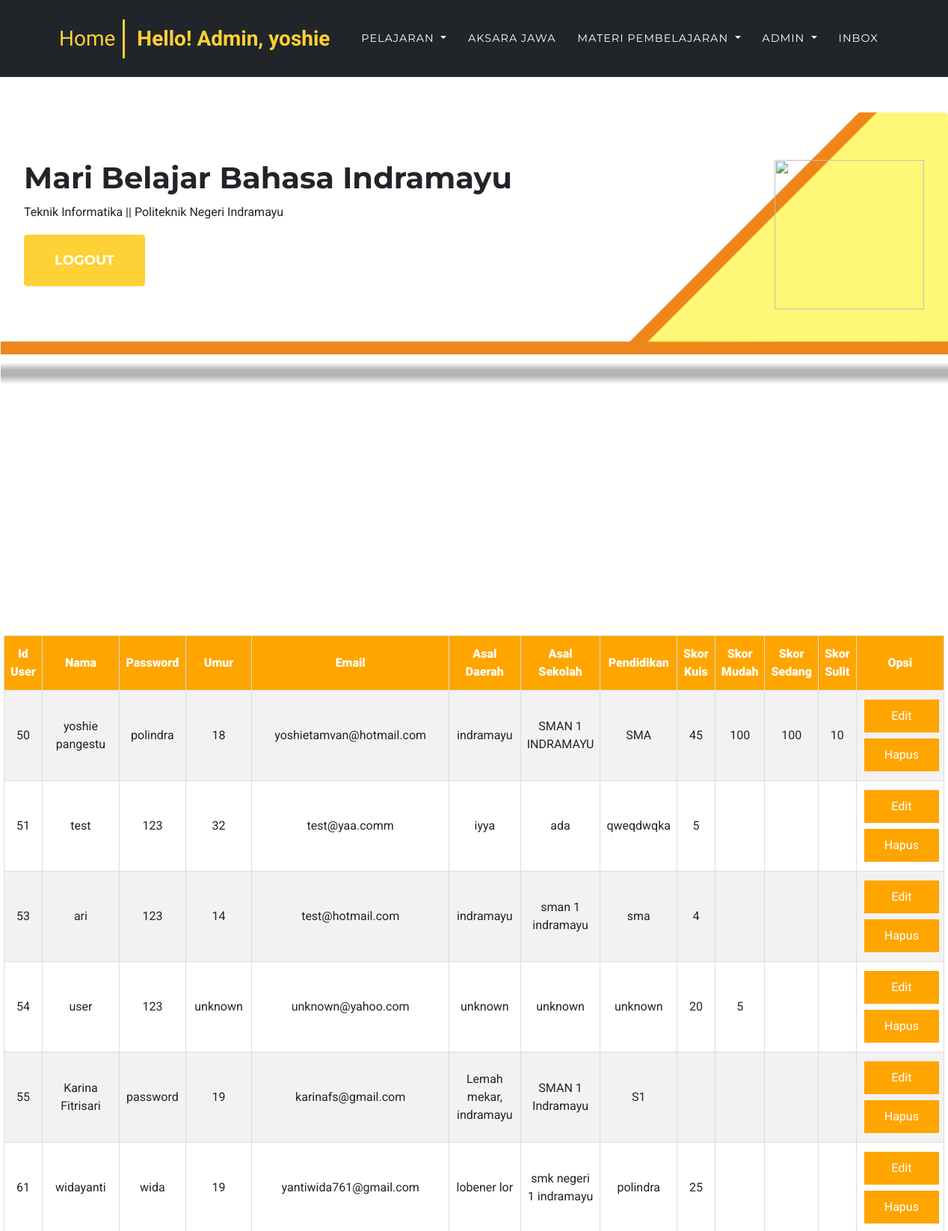
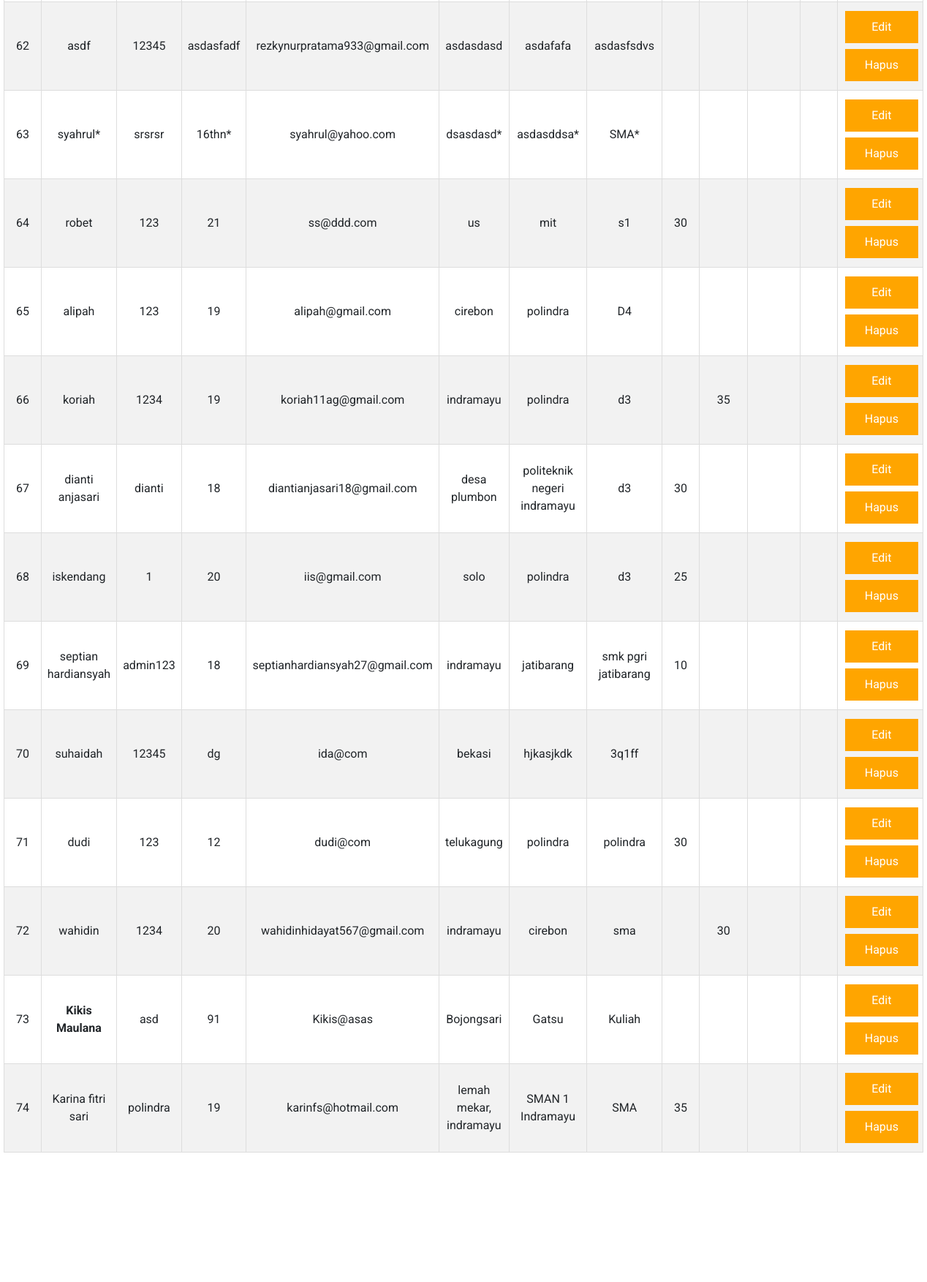
The app's page /index.php?page=data_user (signed in, upper part) with its own data (2 pictures, top to bottom).
### tables this page shows
CREATE TABLE `user` (
  `Id_User` int(11) NOT NULL,
  `User_Name` varchar(20) NOT NULL,
  `Password` varchar(30) NOT NULL,
  `umur` varchar(10) DEFAULT NULL,
  `Email` varchar(50) DEFAULT NULL,
  `Asal_Daerah` varchar(50) DEFAULT NULL,
  `Asal_Sekolah` varchar(50) DEFAULT NULL,
  `Pendidikan` varchar(30) DEFAULT NULL,
  `status` enum('on','off') NOT NULL,
  `score` varchar(10) DEFAULT NULL,
  `score_lat_mudah` varchar(10) NOT NULL,
  `score_lat_sedang` varchar(10) NOT NULL,
  `score_lat_sulit` varchar(10) NOT NULL
);

### admin/data/data_user.php (the view, shortened to what this page needs)
<div style="height: auto;" align="center">
  <table id="customers" border="1" width="80%" style="margin-top: 300px; margin-bottom: 300px;">
    <tr style="text-align: center;">
      <th><b>Id User</b></th>
      <th><b>Nama</b></th>
      <th><b>Password</b></th>
      <th><b>Umur</b></th>
      <th><b>Email</b></th>
      <th><b>Asal Daerah</b></th>
      <th><b>Asal Sekolah</b></th>
      <th><b>Pendidikan</b></th>
      <th><b>Skor Kuis</b></th>
      <th><b>Skor Mudah</b></th>
      <th><b>Skor Sedang</b></th>
      <th><b>Skor Sulit</b></th>
      <th><b>Opsi</b></th>
    </tr>
    <?php
    $select=mysqli_query($koneksi, "SELECT * FROM user order by Id_User asc");
    while($isi = mysqli_fetch_array($select)){
    ?>
    <tr style="text-align: center;">
      <td><?php echo $isi['Id_User'] ?></td>
      <td><?php echo $isi['User_Name'] ?></td>
      <td><?php echo $isi['Password'] ?></td>
      <td><?php echo $isi['umur'] ?></td>
      <td><?php echo $isi['Email'] ?></td>
      <td><?php echo $isi['Asal_Daerah'] ?></td>
      <td><?php echo $isi['Asal_Sekolah'] ?></td>
      <td><?php echo $isi['Pendidikan'] ?></td>
      <td><?php echo $isi['score'] ?></td>
      <td><?php echo $isi['score_lat_mudah'] ?></td>
      <td><?php echo $isi['score_lat_sedang'] ?></td>
      <td><?php echo $isi['score_lat_sulit'] ?></td>
      <td><a class="button" href="index.php?page=edit_user&id_user=<?php echo $isi['Id_User']?>">Edit</a><a class="button" href="delete_user.php?id_user=<?php echo $isi['Id_User']?>">Hapus</a></td>
    </tr>
    <?php } ?>
  </table>
</div>

### css/login.css (style rules this page uses)
* { font-family: 'Roboto', sans-serif; }

### admin/data/data_user.php (style rules this page uses)
#customers { font-family: "Trebuchet MS", Arial, Helvetica, sans-serif; border-collapse: collapse; width: 80%; }
#customers td, #customers th { border: 1px solid #ddd; padding: 8px; text-align: center; }
#customers tr:nth-child(even) { background-color: #f2f2f2; }
#customers th { padding-top: 12px; padding-bottom: 12px; text-align: left; background-color: orange; color: white; text-align: center; }
.button { background-color: orange; border: none; color: white; padding: 10px 25px; text-align: center; text-decoration: none; display: inline-block; font-size: 16px; margin: 4px 2px; cursor: pointer; width: 100%; }

### records on screen
user: Id_User "50", User_Name "yoshie pangestu", Password "polindra", umur "18", Email "yoshietamvan@hotmail.com", Asal_Daerah "indramayu", Asal_Sekolah "SMAN 1 INDRAMAYU", Pendidikan "SMA", score "45", score_lat_mudah "100", score_lat_sedang "100", score_lat_sulit "10"
user: Id_User "51", User_Name "test", Password "123", umur "32", Email "test@yaa.comm", Asal_Daerah "iyya", Asal_Sekolah "ada", Pendidikan "qweqdwqka", score "5"
user: Id_User "53", User_Name "ari", Password "123", umur "14", Email "test@hotmail.com", Asal_Daerah "indramayu", Asal_Sekolah "sman 1 indramayu", Pendidikan "sma", score "4"
user: Id_User "54", User_Name "user", Password "123", umur "unknown", Email "unknown@yahoo.com", Asal_Daerah "unknown", Asal_Sekolah "unknown", Pendidikan "unknown", score "20", score_lat_mudah "5"
user: Id_User "55", User_Name "Karina Fitrisari", Password "password", umur "19", Email "karinafs@gmail.com", Asal_Daerah "Lemah mekar, indramayu", Asal_Sekolah "SMAN 1 Indramayu", Pendidikan "S1"
user: Id_User "61", User_Name "widayanti", Password "wida", umur "19", Email "yantiwida761@gmail.com", Asal_Daerah "lobener lor", Asal_Sekolah "smk negeri 1 indramayu", Pendidikan "polindra", score "25"
user: Id_User "62", User_Name "asdf", Password "12345", umur "asdasfadf", Email "rezkynurpratama933@gmail.com", Asal_Daerah "asdasdasd", Asal_Sekolah "asdafafa", Pendidikan "asdasfsdvs"
user: Id_User "63", User_Name "syahrul*", Password "srsrsr", umur "16thn*", Email "syahrul@yahoo.com", Asal_Daerah "dsasdasd*", Asal_Sekolah "asdasddsa*", Pendidikan "SMA*"
user: Id_User "64", User_Name "robet", Password "123", umur "21", Email "ss@ddd.com", Asal_Daerah "us", Asal_Sekolah "mit", Pendidikan "s1", score "30"
user: Id_User "65", User_Name "alipah", Password "123", umur "19", Email "alipah@gmail.com", Asal_Daerah "cirebon", Asal_Sekolah "polindra", Pendidikan "D4"
user: Id_User "66", User_Name "koriah", Password "1234", umur "19", Email "koriah11ag@gmail.com", Asal_Daerah "indramayu", Asal_Sekolah "polindra", Pendidikan "d3", score_lat_mudah "35"
user: Id_User "67", User_Name "dianti anjasari", Password "dianti", umur "18", Email "diantianjasari18@gmail.com", Asal_Daerah "desa plumbon", Asal_Sekolah "politeknik negeri indramayu", Pendidikan "d3", score "30"
user: Id_User "68", User_Name "iskendang", Password "1", umur "20", Email "iis@gmail.com", Asal_Daerah "solo", Asal_Sekolah "polindra", Pendidikan "d3", score "25"
user: Id_User "69", User_Name "septian hardiansyah", Password "admin123", umur "18", Email "septianhardiansyah27@gmail.com", Asal_Daerah "indramayu", Asal_Sekolah "jatibarang", Pendidikan "smk pgri jatibarang", score "10"
user: Id_User "70", User_Name "suhaidah", Password "12345", umur "dg", Email "ida@com", Asal_Daerah "bekasi", Asal_Sekolah "hjkasjkdk", Pendidikan "3q1ff"
user: Id_User "71", User_Name "dudi", Password "123", umur "12", Email "dudi@com", Asal_Daerah "telukagung", Asal_Sekolah "polindra", Pendidikan "polindra", score "30"
user: Id_User "72", User_Name "wahidin", Password "1234", umur "20", Email "wahidinhidayat567@gmail.com", Asal_Daerah "indramayu", Asal_Sekolah "cirebon", Pendidikan "sma", score_lat_mudah "30"
user: Id_User "73", User_Name "Kikis Maulana", Password "asd", umur "91", Email "Kikis@asas", Asal_Daerah "Bojongsari", Asal_Sekolah "Gatsu", Pendidikan "Kuliah"
user: Id_User "74", User_Name "Karina fitri sari", Password "polindra", umur "19", Email "karinfs@hotmail.com", Asal_Daerah "lemah mekar, indramayu", Asal_Sekolah "SMAN 1 Indramayu", Pendidikan "SMA", score "35"

### other values on screen
$User_Name2 "yoshie"
